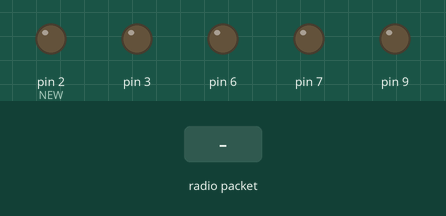
Recording of a sketch running on a simulated Arduino Uno, built with avr-gcc and run on an emulated ATmega328P. Parts: output pins drawn as LEDs (lit = HIGH). The test bench sets the inputs (shaded band). No radio packets arrive unless stated.

Above: at 1.2 s.
1.3 s: radio packet "a" arrives
At 2.1 s:
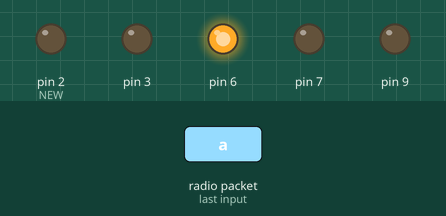
2.8 s: radio packet "f" arrives
At 3.2 s:
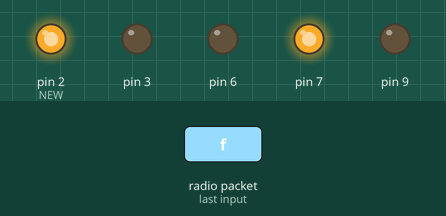
4.3 s: radio packet "r" arrives
At 5.5 s:
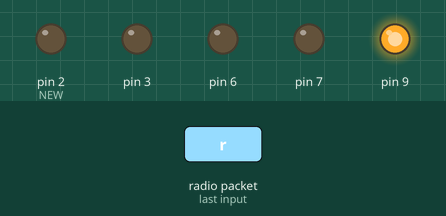
5.8 s: radio packet "i" arrives
At 6.7 s:
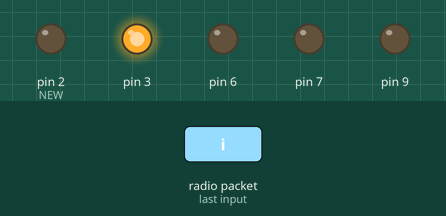
7.3 s: radio packet "w" arrives
At 7.8 s:
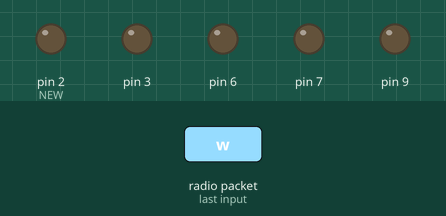
Timing chart, 0 to 9.8 s (numbered marks = the images above; inputs shaded):
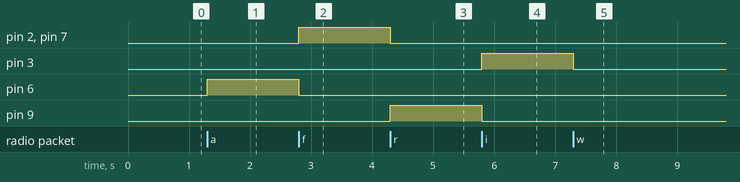

Measured:
- after the input at 1.3 s, pin 6: LOW → HIGH at once
- after the input at 2.8 s, pin 2 (NEW), pin 7: LOW → HIGH at once; pin 6: HIGH → LOW at once
- after the input at 4.3 s, pin 2 (NEW), pin 7: HIGH → LOW at once; pin 9: LOW → HIGH at once
- after the input at 5.8 s, pin 3: LOW → HIGH at once; pin 9: HIGH → LOW at once
- after the input at 7.3 s, pin 3: HIGH → LOW at once

The sketch:

receiver.ino
```cpp
#include <RH_ASK.h>
#include <SPI.h> // Not actually used but needed to compile

RH_ASK driver;

void setup()
{
    Serial.begin(9600);
    pinMode(2,OUTPUT);//NEW
    pinMode(6,OUTPUT);
    pinMode(7,OUTPUT);
    pinMode(9,OUTPUT);
    pinMode(3,OUTPUT);
    if (!driver.init())
         Serial.println("init failed");
}

void loop()
{
    //digitalWrite(2,HIGH);
    uint8_t buf[12];
    uint8_t buflen = sizeof(buf);
    if (driver.recv(buf, &buflen))
    {

  driver.printBuffer("Got:", buf, buflen);
  if(buf[0]==97)
   {
    digitalWrite(9,LOW);
    digitalWrite(3,LOW);
    digitalWrite(7,LOW);
    digitalWrite(6,HIGH);
    //digitalWrite(2,HIGH);
    digitalWrite(2,LOW);//latest
    //delay(1000);
    }
  else if (buf[0]==102)
   {
    //digitalWrite(2,LOW);
    digitalWrite(6,LOW);
    digitalWrite(9,LOW);
    digitalWrite(3,LOW);
    digitalWrite(2,HIGH);//latest
    digitalWrite(7,HIGH);
    //delay(700);
    }
  else if (buf[0]==114)
  {
    digitalWrite(2,LOW);
    digitalWrite(6,LOW);
    digitalWrite(7,LOW);
    digitalWrite(3,LOW);
    digitalWrite(9,HIGH);
    //delay(700);
    }
  else if (buf[0]==105)
  {
    digitalWrite(2,LOW);
    digitalWrite(6,LOW);
    digitalWrite(7,LOW);
    digitalWrite(9,LOW);
    digitalWrite(3,HIGH);
    //delay(100);
    }
  else if (buf[0]==119)
  {
    digitalWrite(2,LOW);
    digitalWrite(6,LOW);
    digitalWrite(7,LOW);
    digitalWrite(9,LOW);
    digitalWrite(3,LOW);
    //delay(700);
    }
    delay(1000);
  }
}
```
